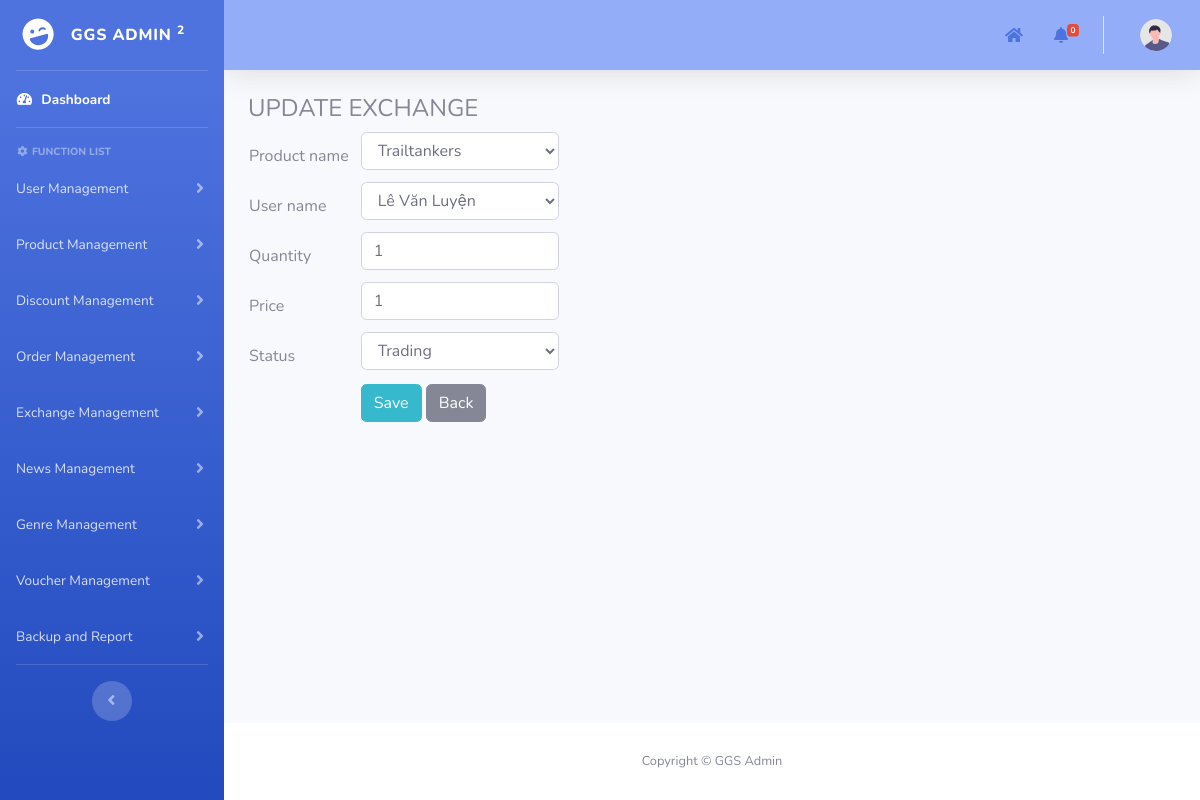
The page /admin/pages/exchangeManagement/update_exchange.php?id=1 on the database as committed earlier.
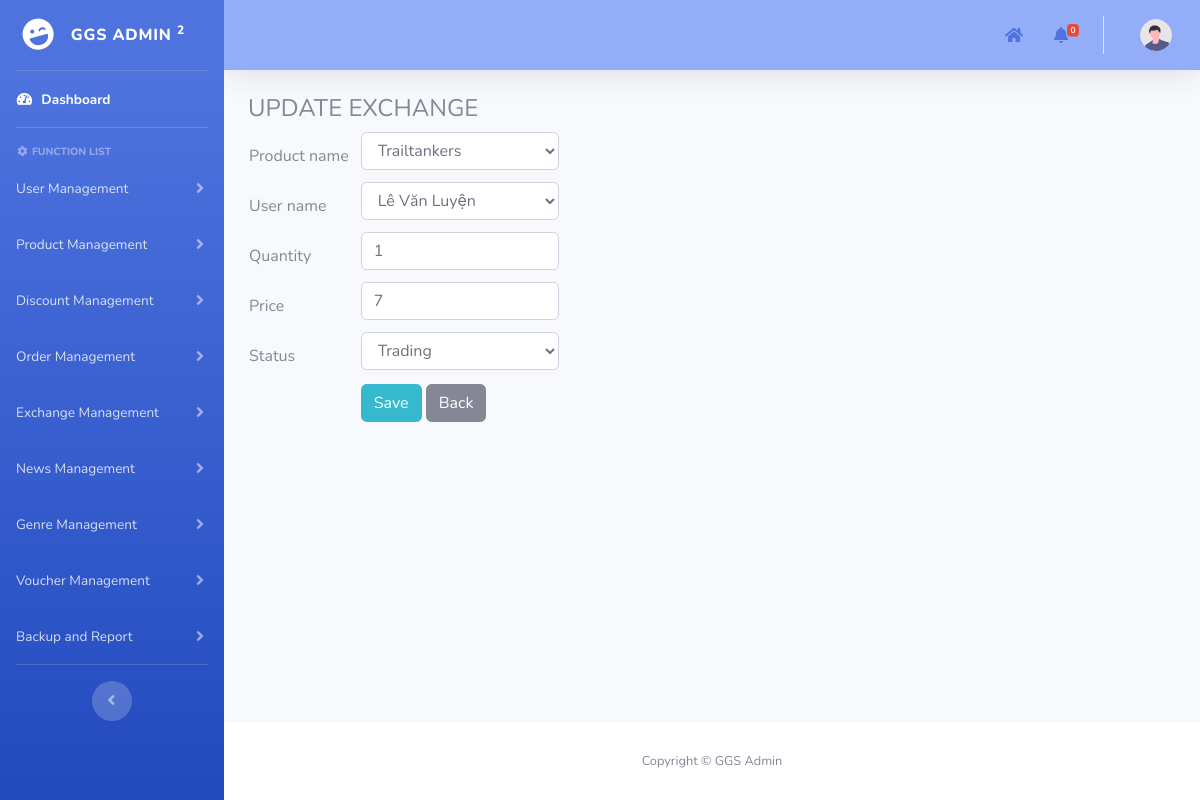
The same page on the database as committed later.
### tables this page shows
CREATE TABLE `purchased_products` (
  `id` int(11) NOT NULL AUTO_INCREMENT,
  `customer_id` int(11) NOT NULL,
  `product_id` int(11) NOT NULL,
  `quantity` int(11) DEFAULT NULL,
  `price` int(11) DEFAULT NULL,
  `status` enum('traded','trading','not trading','review') NOT NULL,
  PRIMARY KEY (`id`),
  KEY `exchanges_ibfk_1` (`customer_id`),
  KEY `exchanges_ibfk_2` (`product_id`),
  CONSTRAINT `purchased_products_ibfk_1` FOREIGN KEY (`customer_id`) REFERENCES `users` (`id`) ON DELETE CASCADE ON UPDATE CASCADE,
  CONSTRAINT `purchased_products_ibfk_2` FOREIGN KEY (`product_id`) REFERENCES `products` (`id`) ON DELETE CASCADE ON UPDATE CASCADE
);

CREATE TABLE `products` (
  `id` int(11) NOT NULL AUTO_INCREMENT,
  `id_manufacturer` int(11) NOT NULL,
  `product_name` varchar(100) NOT NULL,
  `image_avt_url` varchar(50) NOT NULL,
  `description` text NOT NULL,
  `video_trailer_url` varchar(50) NOT NULL,
  `source` varchar(50) NOT NULL,
  `price` int(11) NOT NULL,
  `release_date` date NOT NULL,
  `units_sold` int(11) NOT NULL DEFAULT 0,
  `classify` enum('game','gear') NOT NULL,
  PRIMARY KEY (`id`),
  KEY `fk_manufacturer_id` (`id_manufacturer`),
  CONSTRAINT `fk_manufacturer_id` FOREIGN KEY (`id_manufacturer`) REFERENCES `users` (`id`) ON DELETE CASCADE ON UPDATE CASCADE
);

CREATE TABLE `users` (
  `id` int(11) NOT NULL AUTO_INCREMENT,
  `username` varchar(50) NOT NULL,
  `password` varchar(100) NOT NULL,
  `role` enum('user','manufacturer','developer') NOT NULL,
  `full_name` varchar(60) NOT NULL,
  `phone_number` varchar(10) NOT NULL,
  `email` varchar(100) NOT NULL,
  `Gcoin` int(11) NOT NULL DEFAULT 0,
  `locked_until` date DEFAULT NULL,
  `login_attempts` int(11) NOT NULL,
  `lastest_login` date NOT NULL DEFAULT '1900-01-01',
  PRIMARY KEY (`id`)
);

### admin/pages/add_template.php (called while the page is built, shortened)
<?php
include("../template/template.php");
?>

### admin/pages/exchangeManagement/update_exchange.php (the view, shortened to what this page needs)
<?php
include("../add_template.php");
function main()
{
    include("../../../mod/database_connection.php");
    $id = $_GET['id'];
    $sql_dID = "SELECT * FROM purchased_products WHERE id = $id";
    $result_dID = $conn->query($sql_dID);
    $row_dID = $result_dID->fetch_assoc();
    $product_id = $row_dID['product_id'];
    $customer_id = $row_dID['customer_id'];
    $quantity = $row_dID['quantity'];
    $price = $row_dID['price'];
    $status = $row_dID['status'];
?>
    <div class="container-fluid">
        <form name="frmAddUser" method="post">
            <h4 class="ico_mug">
                UPDATE EXCHANGE
            </h4>
            <table>
                <tr>
                    <td>
                        Product name
                    </td>
                    <td>
                        <select name="product_id" id="product_id" aria-controls="dataTable" class="form-control input-left">
                            <?php
                            $sql_product = "SELECT * FROM products";
                            $result_product = $conn->query($sql_product);
                            while ($row_product = $result_product->fetch_assoc()) { ?>
                                <option value="<?php echo $row_product["id"]; ?>" <?= ($row_product["id"] == $product_id) ? 'selected' : '' ?>>
                                    <?php echo $row_product["product_name"]; ?>
                                </option>
                            <?php } ?>
                        </select>
                    </td>
                </tr>
                <tr>
                    <td>
                        User name
                    </td>
                    <td>
                        <select name="user_id" id="user_id" aria-controls="dataTable" class="form-control input-left">
                            <?php
                            $sql_user = "SELECT * FROM users WHERE role = 'user'";
                            $result_user = $conn->query($sql_user);
                            while ($row_user = $result_user->fetch_assoc()) { ?>
                                <option value="<?php echo $row_user["id"]; ?>" <?= ($row_user["id"] == $customer_id) ? 'selected' : '' ?>>
                                    <?php echo $row_user["full_name"]; ?>
                                </option>
                            <?php } ?>
                        </select>
                    </td>
                </tr>
                <tr>
                    <td>
                        Quantity
                    </td>
                    <td>
                        <input type="number" min="1" max="20" value="<?= $quantity ?>" class="form-control input-left" name="quantity">
                    </td>
                </tr>
                <tr>
                    <td>
                        Price
                    </td>
                    <td>
                        <input type="number" class="form-control input-left" value="<?= $price ?>" name="price">
                    </td>
                </tr>
                <tr>
                    <td>
                        Status
                    </td>
                    <td>
                        <select class="form-control input-left" name="status">
                            <option value="trading" <?= (($status) == 'trading') ? 'selected' : '' ?>>Trading</option>
                        </select>
                    </td>
                </tr>
                <tr>
                    <td></td>
                    <td id="error" class="error"></td>
                </tr>
                <tr>
                    <td></td>
                    <td>
                        <input type="button" class="btn btn-info input-left" name="btnSave" value="Save" onClick="save()">
                        <input type="button" class="btn btn-secondary" style=" margin-bottom: 10px;" name="btnBack" value="Back" onClick="goback()">
                    </td>
                </tr>
            </table>
        </form>
    </div>
<?php
}
?>

Rows that differ between the two databases and show on the page:
changed purchased_products "Trading": price "1" → "7"
